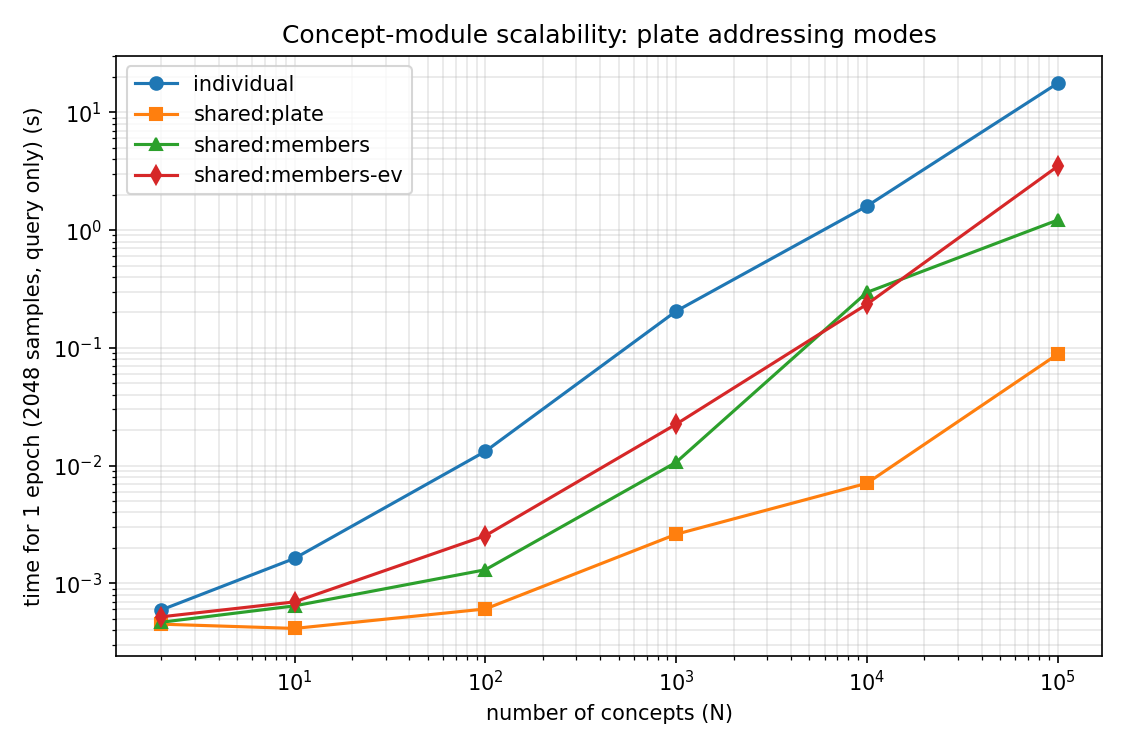

Recreate this plot in Python.
"""Scalability of the concept module: shared vs individual CPDs (inference only).

Measures the wall-clock time to run ONE forward pass (a :class:`ForwardInference`
``query``) over an entire random dataset — one epoch, all batches, **no
backward** — as the number of concepts ``N`` grows, comparing two mid-level
:class:`BayesianNetwork` formulations of the same CBM concept module:

- **individual**: ``N`` independent :class:`ParametricCPD`s, each mapping the
  shared latent to one concept probability (``N`` separate
  ``Linear(latent_dims -> 1)`` encoders).
- **shared**: ONE shared :class:`ParametricCPD` whose encoder maps the latent to
  all ``N`` concept probabilities at once (``Linear(latent_dims -> N)``). Each
  concept stays an individually addressable graph node whose params are a view
  into the stacked output. There are no per-concept embeddings — the shared
  CPD's output size is ``N``.

Model scheme follows ``examples/utilization/1_pgm/0.1_concept_bottleneck_model.py``::

    input (root, supplied as evidence) -> latent (backbone) -> concepts

The data is random (``torch.randn``) — values are irrelevant, we only measure
compute. Edit the CONFIG block below to change the sweep; there are no
command-line arguments.

Scope note: both formulations materialize one graph node per concept, so the
sweep is capped at ``MAX_BUILD`` (sizes above it are skipped and logged rather
than hanging). The plot is log-log over the feasible regime.
"""
from __future__ import annotations

import os
import time
from typing import Dict, List

import torch
import torch.nn as nn
from torch.distributions import Bernoulli

from torch_concepts import seed_everything, EmbeddingVariable, ConceptVariable
from torch_concepts.distributions import Delta
from torch_concepts.nn import (
    ParametricCPD,
    BayesianNetwork,
    ForwardInference,
    LinearEmbeddingToConcept,
    LearnablePrior,
    Sequential,
)

# ----------------------------------------------------------------------------
# CONFIG  (edit these — no command-line arguments)
# ----------------------------------------------------------------------------
CONCEPT_COUNTS = [2, 10, 100, 1_000, 10_000, 100_000, 1_000_000, 10_000_000]
N_SAMPLES = 2_048      # rows in the random dataset
BATCH_SIZE = 256       # one epoch == ceil(N_SAMPLES / BATCH_SIZE) batches
INPUT_DIM = 32         # input feature dimension
LATENT_DIMS = 16       # backbone latent dimension
SEED = 42
DEVICE = torch.device("cpu")
MAX_BUILD = 200_000    # skip (and log) any N above this — both setups
                       # materialize one graph node per concept.
OUTDIR = os.path.dirname(os.path.abspath(__file__))


PLATE_NAME = "concepts"   # the plate variable's name; querying it returns all members


def _root_and_backbone():
    """Shared scaffold input (root) -> latent (backbone); returns its vars + CPDs."""
    input_var = EmbeddingVariable("input", distribution=Delta, size=INPUT_DIM)
    latent_var = EmbeddingVariable("latent", distribution=Delta, size=LATENT_DIMS)
    input_cpd = ParametricCPD(input_var, parametrization=LearnablePrior(INPUT_DIM), parents=[])
    backbone = ParametricCPD(
        latent_var, parents=[input_var],
        parametrization=nn.Sequential(nn.Linear(INPUT_DIM, LATENT_DIMS), nn.LeakyReLU()),
    )
    return input_var, latent_var, input_cpd, backbone


def build_individual(names: List[str]) -> BayesianNetwork:
    """N independent concept variables + N independent CPDs (the list path)."""
    input_var, latent_var, input_cpd, backbone = _root_and_backbone()
    concepts = ConceptVariable(names, distribution=Bernoulli)            # N variables
    cpds = ParametricCPD(                                                 # N CPDs
        concepts, parents=[latent_var],
        parametrization=Sequential(LinearEmbeddingToConcept(LATENT_DIMS, 1), nn.Sigmoid()),
    )
    return BayesianNetwork(
        variables=[input_var, latent_var, *concepts],
        factors=[input_cpd, backbone, *cpds],
    )


def build_shared(names: List[str]) -> BayesianNetwork:
    """ONE plate variable + ONE CPD emitting all members at once."""
    input_var, latent_var, input_cpd, backbone = _root_and_backbone()
    concepts = ConceptVariable(PLATE_NAME, members=names, distribution=Bernoulli)
    cpd = ParametricCPD(
        concepts, parents=[latent_var],
        parametrization=Sequential(
            LinearEmbeddingToConcept(LATENT_DIMS, concepts.size), nn.Sigmoid()),
    )
    return BayesianNetwork(variables=[input_var, latent_var, concepts],
                           factors=[input_cpd, backbone, cpd])


def time_epoch(model: BayesianNetwork, query, make_evidence, x: torch.Tensor) -> float:
    """Time one epoch (all batches) of ``query`` under per-batch ``make_evidence``.

    Inference only (no backward). A warm-up batch builds the engine caches and is
    excluded from timing.
    """
    model.to(DEVICE).eval()
    engine = ForwardInference(model, mode="deterministic")
    with torch.no_grad():
        engine.query(query, evidence=make_evidence(x[:BATCH_SIZE]))  # warm-up (not timed)
        t0 = time.perf_counter()
        for i in range(0, x.shape[0], BATCH_SIZE):
            engine.query(query, evidence=make_evidence(x[i:i + BATCH_SIZE]))
        return time.perf_counter() - t0


# Four scenarios. The three "shared" ones use the SAME plate model; only HOW it
# is addressed differs, which is exactly what isolates the addressing/slicing cost:
#   shared:plate       -> query the plate name (one stacked output)        ~ O(K)
#   shared:members     -> query the N member names                         ~ O(N) names+outputs
#   shared:members-ev  -> observe all N members (partial-plate evidence)   ~ O(N) overlay
SETUPS = ["individual", "shared:plate", "shared:members", "shared:members-ev"]


def main():
    seed_everything(SEED)
    x = torch.randn(N_SAMPLES, INPUT_DIM, device=DEVICE)
    results: Dict[str, List] = {s: [] for s in SETUPS}

    print(f"device={DEVICE} | n_samples={N_SAMPLES} | batch={BATCH_SIZE} | "
          f"input_dim={INPUT_DIM} | latent={LATENT_DIMS} | max_build={MAX_BUILD:,}")
    print(f"{'N':>10} | " + " | ".join(f"{s:>17}" for s in SETUPS))
    print("-" * 86)

    for n in CONCEPT_COUNTS:
        if n > MAX_BUILD:
            for s in SETUPS:
                results[s].append(None)
            print(f"{n:>10,} | " + " | ".join(f"{'skip(>MAX_BUILD)':>17}" for _ in SETUPS))
            continue

        names = [f"c{i}" for i in range(n)]
        member_ev = {m: torch.ones(BATCH_SIZE, 1, device=DEVICE) for m in names}
        seed_everything(SEED); individual = build_individual(names)
        seed_everything(SEED); shared = build_shared(names)
        plan = {
            "individual":        (individual, names,         lambda xb: {"input": xb}),
            "shared:plate":      (shared,     [PLATE_NAME],  lambda xb: {"input": xb}),
            "shared:members":    (shared,     names,         lambda xb: {"input": xb}),
            "shared:members-ev": (shared,     [PLATE_NAME],  lambda xb: {"input": xb, **member_ev}),
        }

        row = {}
        for s in SETUPS:
            model, q, make_ev = plan[s]
            try:
                row[s] = time_epoch(model, q, make_ev, x)
            except (RuntimeError, MemoryError) as exc:
                row[s] = None
                print(f"  {s} N={n:,}: {type(exc).__name__}: {str(exc)[:60]}")
            results[s].append(row[s])

        cells = " | ".join(
            (f"{row[s]:>17.3f}" if row[s] is not None else f"{'-':>17}") for s in SETUPS
        )
        print(f"{n:>10,} | {cells}")

    _plot(results)


def _plot(results: Dict[str, List]) -> None:
    import matplotlib
    matplotlib.use("Agg")  # headless-safe
    import matplotlib.pyplot as plt

    markers = {"individual": "o-", "shared:plate": "s-",
               "shared:members": "^-", "shared:members-ev": "d-"}
    fig, ax = plt.subplots(figsize=(7.5, 5))
    for s in SETUPS:
        xs = [c for c, t in zip(CONCEPT_COUNTS, results[s]) if t is not None]
        ys = [t for t in results[s] if t is not None]
        if xs:
            ax.plot(xs, ys, markers[s], label=s)

    ax.set_xscale("log")
    ax.set_yscale("log")
    ax.set_xlabel("number of concepts (N)")
    ax.set_ylabel(f"time for 1 epoch ({N_SAMPLES} samples, query only) (s)")
    ax.set_title("Concept-module scalability: plate addressing modes")
    ax.legend()
    ax.grid(True, which="both", alpha=0.3)
    fig.tight_layout()

    out_png = os.path.join(OUTDIR, "concept_module_scalability.png")
    fig.savefig(out_png, dpi=150)
    print(f"\nSaved plot to {out_png}")


if __name__ == "__main__":
    main()
